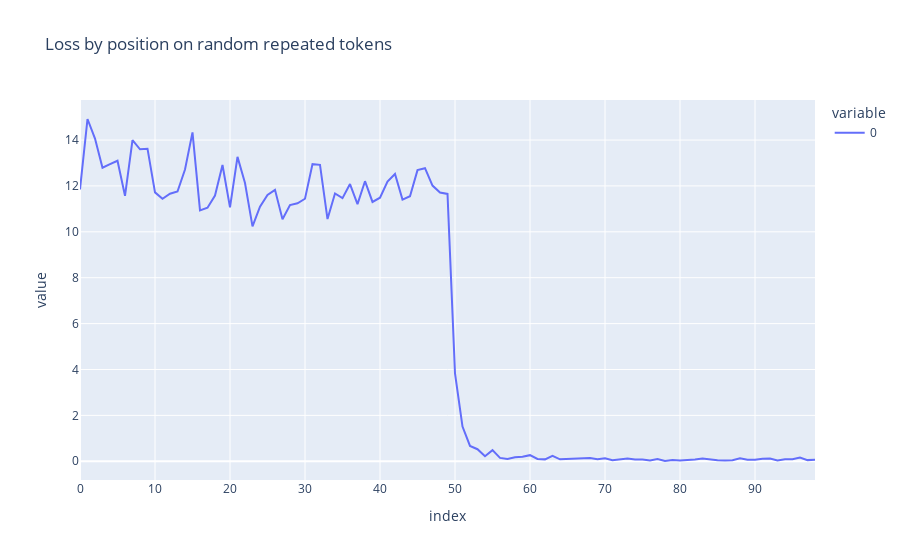

Notebook code for this chart:
### Code cell
batch_size = 10
seq_len = 50
size = (batch_size, seq_len)
input_tensor = torch.randint(1000, 10000, size)

random_tokens = input_tensor.to(model.cfg.device)
repeated_tokens = einops.repeat(random_tokens, "batch seq_len -> batch (2 seq_len)")
repeated_logits = model(repeated_tokens)

correct_log_probs = model.loss_fn(repeated_logits, repeated_tokens, per_token=True)
loss_by_position = einops.reduce(correct_log_probs, "batch position -> position", "mean")
line(loss_by_position, xaxis="Position", yaxis="Loss", title="Loss by position on random repeated tokens")

### Figure 1 — Plotly figure (JSON) as saved in the notebook; plotly's stock layout.template omitted (floating-point values rounded to 4 significant figures)
{"data": [{"hovertemplate": "variable=0<br>index=%{x}<br>value=%{y}<extra></extra>", "legendgroup": "0", "line": {"color": "#636efa", "dash": "solid"}, "marker": {"symbol": "circle"}, "mode": "lines", "name": "0", "orientation": "v", "showlegend": true, "type": "scatter", "x": [0, 1, 2, 3, 4, 5, 6, 7, 8, 9, 10, 11, 12, 13, 14, 15, 16, 17, 18, 19, 20, 21, 22, 23, 24, 25, 26, 27, 28, 29, 30, 31, 32, 33, 34, 35, 36, 37, 38, 39, 40, 41, 42, 43, 44, 45, 46, 47, 48, 49, 50, 51, 52, 53, 54, 55, 56, 57, 58, 59, 60, 61, 62, 63, 64, 65, 66, 67, 68, 69, 70, 71, 72, 73, 74, 75, 76, 77, 78, 79, 80, 81, 82, 83, 84, 85, 86, 87, 88, 89, 90, 91, 92, 93, 94, 95, 96, 97, 98], "xaxis": "x", "y": [11.85, 14.92, 14.06, 12.79, 12.95, 13.1, 11.57, 14.0, 13.6, 13.62, 11.72, 11.44, 11.66, 11.76, 12.72, 14.34, 10.94, 11.05, 11.58, 12.91, 11.07, 13.27, 12.12, 10.24, 11.1, 11.6, 11.83, 10.55, 11.17, 11.24, 11.44, 12.95, 12.92, 10.56, 11.67, 11.47, 12.08, 11.21, 12.21, 11.3, 11.49, 12.19, 12.52, 11.4, 11.55, 12.69, 12.77, 12.01, 11.71, 11.65, 3.832, 1.51, 0.6665, 0.5247, 0.2167, 0.4857, 0.1471, 0.1038, 0.175, 0.1994, 0.2659, 0.1019, 0.08225, 0.2339, 0.08477, 0.1031, 0.1192, 0.1201, 0.1405, 0.09338, 0.1324, 0.04748, 0.07424, 0.123, 0.07735, 0.07493, 0.03351, 0.09901, 0.0114, 0.0536, 0.03716, 0.0475, 0.08039, 0.1243, 0.07766, 0.0478, 0.03684, 0.041, 0.1277, 0.06492, 0.06175, 0.1136, 0.1223, 0.035, 0.08533, 0.08563, 0.1603, 0.0496, 0.06247], "yaxis": "y"}], "layout": {"legend": {"title": {"text": "variable"}, "tracegroupgap": 0}, "title": {"text": "Loss by position on random repeated tokens"}, "xaxis": {"anchor": "y", "domain": [0, 1], "title": {"text": "index"}}, "yaxis": {"anchor": "x", "domain": [0, 1], "title": {"text": "value"}}}}
